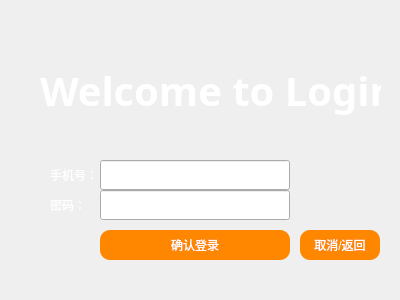
<?xml version="1.0" encoding="UTF-8"?>
<ui version="4.0">
 <class>LoginDialog</class>
 <widget class="QDialog" name="LoginDialog">
  <property name="geometry">
   <rect>
    <x>0</x>
    <y>0</y>
    <width>400</width>
    <height>300</height>
   </rect>
  </property>
  <property name="windowTitle">
   <string>Dialog</string>
  </property>
  <property name="styleSheet">
   <string notr="true">#LoginDialog{
border-image:url(:/icon/icon/timg.jpg);
}
#LoginDialog *{
border-image:url();
}</string>
  </property>
  <widget class="QLabel" name="label">
   <property name="geometry">
    <rect>
     <x>50</x>
     <y>160</y>
     <width>51</width>
     <height>30</height>
    </rect>
   </property>
   <property name="styleSheet">
    <string notr="true">color: white;</string>
   </property>
   <property name="text">
    <string>手机号：</string>
   </property>
  </widget>
  <widget class="QLineEdit" name="passwordLineEdit">
   <property name="geometry">
    <rect>
     <x>100</x>
     <y>190</y>
     <width>190</width>
     <height>30</height>
    </rect>
   </property>
   <property name="styleSheet">
    <string notr="true">color: rgb(255, 135, 0);</string>
   </property>
   <property name="echoMode">
    <enum>QLineEdit::Password</enum>
   </property>
  </widget>
  <widget class="QLineEdit" name="phoneNumLineEdit">
   <property name="geometry">
    <rect>
     <x>100</x>
     <y>160</y>
     <width>190</width>
     <height>30</height>
    </rect>
   </property>
   <property name="font">
    <font>
     <weight>75</weight>
     <bold>true</bold>
    </font>
   </property>
   <property name="styleSheet">
    <string notr="true">color: rgb(255, 135, 0);</string>
   </property>
  </widget>
  <widget class="QPushButton" name="returnButton">
   <property name="geometry">
    <rect>
     <x>300</x>
     <y>230</y>
     <width>80</width>
     <height>30</height>
    </rect>
   </property>
   <property name="styleSheet">
    <string notr="true">color: white;
background-color: rgb(255, 135, 0);
border-style: outset;
padding: 6px;
border-radius: 10px;</string>
   </property>
   <property name="text">
    <string>取消/返回</string>
   </property>
  </widget>
  <widget class="QPushButton" name="loginButton">
   <property name="geometry">
    <rect>
     <x>100</x>
     <y>230</y>
     <width>190</width>
     <height>30</height>
    </rect>
   </property>
   <property name="styleSheet">
    <string notr="true">color: white;
background-color: rgb(255, 135, 0);
border-style: outset;
padding: 6px;
border-radius: 10px;</string>
   </property>
   <property name="text">
    <string>确认登录</string>
   </property>
  </widget>
  <widget class="QLabel" name="label_2">
   <property name="geometry">
    <rect>
     <x>50</x>
     <y>190</y>
     <width>40</width>
     <height>30</height>
    </rect>
   </property>
   <property name="styleSheet">
    <string notr="true">color:white;</string>
   </property>
   <property name="text">
    <string>密码：</string>
   </property>
  </widget>
  <widget class="QLabel" name="label_3">
   <property name="geometry">
    <rect>
     <x>40</x>
     <y>60</y>
     <width>341</width>
     <height>61</height>
    </rect>
   </property>
   <property name="font">
    <font>
     <family>华文琥珀</family>
     <pointsize>30</pointsize>
     <weight>75</weight>
     <bold>true</bold>
    </font>
   </property>
   <property name="styleSheet">
    <string notr="true">color: white;</string>
   </property>
   <property name="text">
    <string>Welcome to Login</string>
   </property>
  </widget>
 </widget>
 <resources/>
 <connections/>
</ui>
